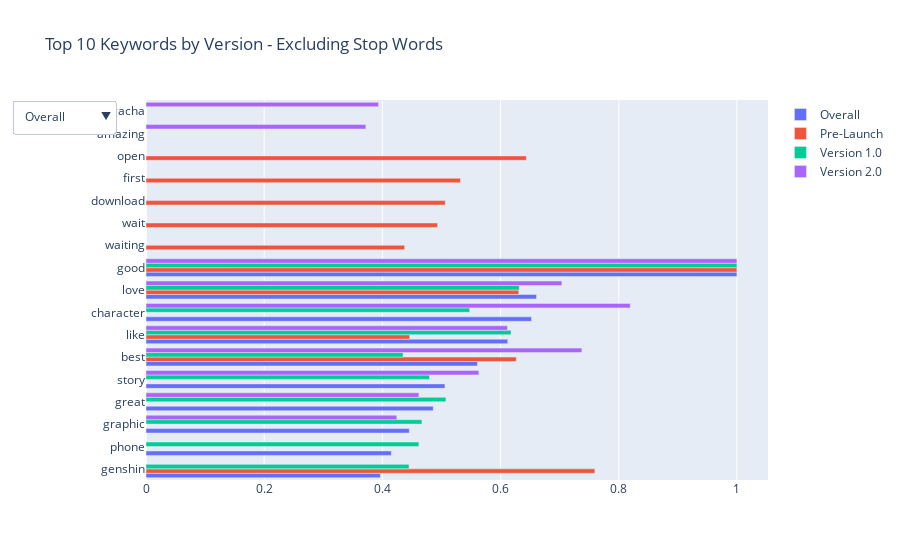

The notebook cell this image was saved under:
### Markdown cell above
## Top 10 Keywords by Version - Excluding Stop Words

### Code cell
# First, need to sort them into top 10 in descending

overall_top10 = overall_frequency.sort_values('Frequency', ascending=False).head(10).iloc[::-1]
pre_top10 = pre_frequency.sort_values('Frequency', ascending=False).head(10).iloc[::-1]
ver1_top10 = ver1_frequency.sort_values('Frequency', ascending=False).head(10).iloc[::-1]
ver2_top10 = ver2_frequency.sort_values('Frequency', ascending=False).head(10).iloc[::-1]

# Benchmarked from Amazon, Apple Reviews

keyword_versions = ['Overall', 'Pre Launch', 'Version 1.0', 'Version 2.0']
	
keyword_fig = go.Figure()

# Add traces for each version
keyword_fig.add_trace(go.Bar(
    y=overall_top10['Words'],
    x=overall_top10['Frequency'],
    name='Overall',
    orientation='h',
    visible=True
))

keyword_fig.add_trace(go.Bar(
    y=pre_top10['Words'],
    x=pre_top10['Frequency'],
    name='Pre-Launch',
    orientation='h',
    visible=True
))

keyword_fig.add_trace(go.Bar(
    y=ver1_top10['Words'],
    x=ver1_top10['Frequency'],
    name='Version 1.0',
    orientation='h',
    visible=True
))

keyword_fig.add_trace(go.Bar(
    y=ver2_top10['Words'],
    x=ver2_top10['Frequency'],
    name='Version 2.0',
    orientation='h',
    visible=True
))

# Dropdown Menu
keyword_fig.update_layout(
    updatemenus=[
        dict(
            buttons=[
                dict(
                    label='Overall',
                    method='update',
                    args=[{'visible': [True, False, False, False]}]
                ),
                dict(
                    label='Pre-Launch',
                    method='update',
                    args=[{'visible': [False, True, False, False]}]
                ),
                dict(
                    label='Version 1.0',
                    method='update',
                    args=[{'visible': [False, False, True, False]}]
                ),
                dict(
                    label='Version 2.0',
                    method='update',
                    args=[{'visible': [False, False, False, True]}]
                )
            ],
            direction="down"
        )
    ],
    title="Top 10 Keywords by Version - Excluding Stop Words"
)

keyword_fig.show()

### Figure 1 — Plotly figure (JSON) as saved in the notebook; plotly's stock layout.template omitted (floating-point values rounded to 4 significant figures)
{"data": [{"name": "Overall", "orientation": "h", "type": "bar", "visible": true, "x": [0.3967, 0.4152, 0.4456, 0.4861, 0.5059, 0.5611, 0.6122, 0.6524, 0.6609, 1.0], "y": ["genshin", "phone", "graphic", "great", "story", "best", "like", "character", "love", "good"]}, {"name": "Pre-Launch", "orientation": "h", "type": "bar", "visible": true, "x": [0.4378, 0.4464, 0.4936, 0.5064, 0.5322, 0.6266, 0.6309, 0.6438, 0.7597, 1.0], "y": ["waiting", "like", "wait", "download", "first", "best", "love", "open", "genshin", "good"]}, {"name": "Version 1.0", "orientation": "h", "type": "bar", "visible": true, "x": [0.435, 0.4451, 0.4618, 0.467, 0.4797, 0.5075, 0.5478, 0.6178, 0.6317, 1.0], "y": ["best", "genshin", "phone", "graphic", "story", "great", "character", "like", "love", "good"]}, {"name": "Version 2.0", "orientation": "h", "type": "bar", "visible": true, "x": [0.372, 0.3936, 0.4245, 0.4619, 0.5634, 0.6118, 0.7038, 0.7377, 0.8195, 1.0], "y": ["amazing", "gacha", "graphic", "great", "story", "like", "love", "best", "character", "good"]}], "layout": {"title": {"text": "Top 10 Keywords by Version - Excluding Stop Words"}, "updatemenus": [{"buttons": [{"args": [{"visible": [true, false, false, false]}], "label": "Overall", "method": "update"}, {"args": [{"visible": [false, true, false, false]}], "label": "Pre-Launch", "method": "update"}, {"args": [{"visible": [false, false, true, false]}], "label": "Version 1.0", "method": "update"}, {"args": [{"visible": [false, false, false, true]}], "label": "Version 2.0", "method": "update"}], "direction": "down"}]}}
